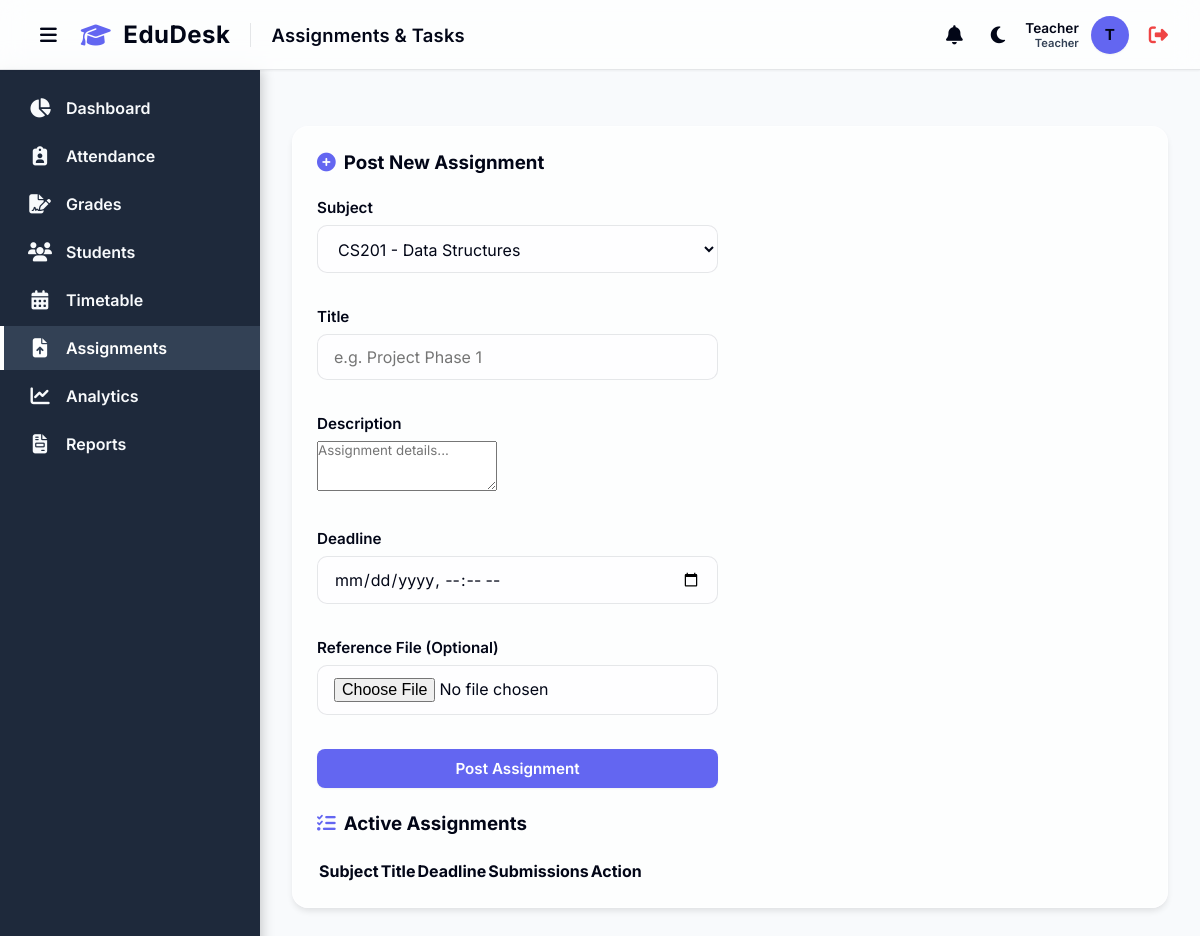
The page /assignments (signed in) on the database its author committed.
### models.py (models this page shows)
class User(UserMixin, db.Model):
    id = db.Column(db.Integer, primary_key=True)
    name = db.Column(db.String(100), nullable=False)
    email = db.Column(db.String(120), unique=True, nullable=False)
    password_hash = db.Column(db.String(256), nullable=False)
    role = db.Column(db.String(20), nullable=False, default='Teacher') # 'Admin', 'Teacher', 'Student', 'Parent'
    subject_id = db.Column(db.Integer, db.ForeignKey('subject.id'), nullable=True)
    subject = db.relationship('Subject', foreign_keys=[subject_id], backref='users_as_teachers')
    notifications = db.relationship('Notification', backref='user', lazy=True)

### app.py (the view, shortened to what this page needs)
@app.route('/assignments', methods=['GET', 'POST'])
@login_required
def assignments():
    if current_user.role == 'Student':
        student = current_user.student_profile[0] if current_user.student_profile else None
        all_assignments = Assignment.query.order_by(Assignment.deadline.asc()).all()
        return render_template('assignments.html', assignments=all_assignments)
    if current_user.role == 'Admin':
        subjects = Subject.query.all()
        all_assignments = Assignment.query.order_by(Assignment.deadline.asc()).all()
    else:
        subjects = Subject.query.filter_by(teacher_id=current_user.id).all()
        all_assignments = Assignment.query.filter_by(teacher_id=current_user.id).order_by(Assignment.deadline.asc()).all()
    return render_template('assignments.html', subjects=subjects, assignments=all_assignments)

### app.py (called while the page is built)
@login_manager.user_loader
def load_user(user_id):
    return User.query.get(int(user_id))

### templates/assignments.html (shortened to what this page needs)
{% extends 'base.html' %}
{% block page_title %}Assignments & Tasks{% endblock %}
{% block content %}
<div class="dashboard-grid">
    {% if current_user.role in ['Admin', 'Teacher'] %}
    <div class="glass-card" style="grid-column: span 1;">
        <h3 style="margin-bottom: 24px;"><i class="fa-solid fa-plus-circle" style="color: var(--primary-color); margin-right: 8px;"></i>Post New Assignment</h3>
        <form action="{{ url_for('assignments') }}" method="POST" enctype="multipart/form-data" class="form-grid" style="display: flex; flex-direction: column; gap: 16px;">
            <div class="form-group">
                <label>Subject</label>
                <select name="subject_id" class="form-control" required>
                    {% for sub in subjects %}
                    <option value="{{ sub.id }}">{{ sub.code }} - {{ sub.name }}</option>
                    {% endfor %}
                </select>
            </div>
            <div class="form-group">
                <label>Title</label>
                <input type="text" name="title" class="form-control" placeholder="e.g. Project Phase 1" required>
            </div>
            <div class="form-group">
                <label>Description</label>
                <textarea name="description" class="form-control" placeholder="Assignment details..." rows="3"></textarea>
            </div>
            <div class="form-group">
                <label>Deadline</label>
                <input type="datetime-local" name="deadline" class="form-control" required>
            </div>
            <div class="form-group">
                <label>Reference File (Optional)</label>
                <input type="file" name="file" class="form-control">
            </div>
            <button type="submit" class="btn btn-primary" style="width: 100%;">Post Assignment</button>
        </form>
    </div>
    <div class="glass-card" style="grid-column: span 2;">
        <h3 style="margin-bottom: 24px;"><i class="fa-solid fa-list-check" style="color: var(--primary-color); margin-right: 8px;"></i>Active Assignments</h3>
        <div class="table-container">
            <table class="data-table">
                <thead>
                    <tr>
                        <th>Subject</th>
                        <th>Title</th>
                        <th>Deadline</th>
                        <th>Submissions</th>
                        <th>Action</th>
                    </tr>
                </thead>
            </table>
        </div>
    </div>
    {% endif %}
</div>
{% endblock %}

### templates/base.html (shortened to what this page needs)
<!DOCTYPE html>
<html lang="en">
<head>
    <link rel="stylesheet" href="https://cdnjs.cloudflare.com/ajax/libs/font-awesome/6.4.0/css/all.min.css">
    <link rel="stylesheet" href="{{ url_for('static', filename='css/style.css') }}">
</head>
<body>
    <header class="topbar">
        <div style="display: flex; align-items: center; gap: 16px;">
            <button id="sidebarToggle" class="btn btn-theme-toggle" aria-label="Toggle Sidebar"
                style="background: transparent; border: none; color: var(--text-main); font-size: 1.2rem; cursor: pointer; display: flex; align-items: center; padding: 4px 8px;">
                <i class="fa-solid fa-bars"></i>
            </button>
            <div class="brand-header"
                style="display: flex; align-items: center; gap: 12px; font-size: 1.5rem; font-weight: 700; color: var(--text-main); letter-spacing: 0.5px;">
                <i class="fa-solid fa-graduation-cap" style="color: var(--primary-color);"></i>
                <span>EduDesk</span>
            </div>
            <h1 class="page-title" style="margin: 0;">{% block page_title %}Dashboard{% endblock %}</h1>
        </div>
        <div class="user-profile" style="display: flex; align-items: center; gap: 12px;">
            <div class="notification-wrapper" style="position: relative;">
                <button id="notifBell" class="btn btn-theme-toggle" aria-label="Notifications"
                    style="background: transparent; border: none; color: var(--text-main); font-size: 1.2rem; cursor: pointer; display: flex; align-items: center; padding: 4px 8px;">
                    <i class="fa-solid fa-bell"></i>
                </button>
            </div>
            <button id="themeToggle" class="btn btn-theme-toggle" aria-label="Toggle Theme"
                style="background: transparent; border: none; color: var(--text-main); font-size: 1.2rem; cursor: pointer; display: flex; align-items: center; padding: 4px 8px;">
                <i class="fa-solid fa-moon"></i>
            </button>
            <div style="text-align: right;">
                <div style="font-size: 0.85rem; font-weight: 600;">{{ current_user.name }}</div>
                <div style="font-size: 0.7rem; color: var(--text-muted);">{{ current_user.role }}</div>
            </div>
            <div class="avatar">{{ current_user.name[0] | upper if current_user.name else 'U' }}</div>
            <a href="{{ url_for('logout') }}" title="Logout"
                style="color: #ef4444; font-size: 1.2rem; margin-left: 8px;"><i
                    class="fa-solid fa-right-from-bracket"></i></a>
        </div>
    </header>
    <div class="layout-wrapper" style="display: flex; flex: 1;">
        <aside class="sidebar">
            <ul class="nav-links" style="padding-top: 16px;">
                <li class="nav-item">
                    <a href="{{ url_for('dashboard') }}"
                        class="nav-link {% if request.endpoint == 'dashboard' or request.endpoint == 'student_dashboard' or request.endpoint == 'parent_dashboard' %}active{% endif %}">
                        <i class="fa-solid fa-chart-pie"></i>
                        <span>Dashboard</span>
                    </a>
                </li>
                {% if current_user.role in ['Admin', 'Teacher'] %}
                <li class="nav-item">
                    <a href="{{ url_for('attendance') }}"
                        class="nav-link {% if request.endpoint == 'attendance' %}active{% endif %}">
                        <i class="fa-solid fa-clipboard-user"></i>
                        <span>Attendance</span>
                    </a>
                </li>
                <li class="nav-item">
                    <a href="{{ url_for('grades') }}"
                        class="nav-link {% if request.endpoint == 'grades' %}active{% endif %}">
                        <i class="fa-solid fa-file-signature"></i>
                        <span>Grades</span>
                    </a>
                </li>
                <li class="nav-item">
                    <a href="{{ url_for('students') }}"
                        class="nav-link {% if request.endpoint == 'students' %}active{% endif %}">
                        <i class="fa-solid fa-users"></i>
                        <span>Students</span>
                    </a>
                </li>
                {% endif %}
                <li class="nav-item">
                    <a href="{{ url_for('timetable') }}"
                        class="nav-link {% if request.endpoint == 'timetable' %}active{% endif %}">
                        <i class="fa-solid fa-calendar-days"></i>
                        <span>Timetable</span>
                    </a>
                </li>
                <li class="nav-item">
                    <a href="{{ url_for('assignments') }}"
                        class="nav-link {% if request.endpoint == 'assignments' %}active{% endif %}">
                        <i class="fa-solid fa-file-arrow-up"></i>
                        <span>Assignments</span>
                    </a>
                </li>
                {% if current_user.role in ['Admin', 'Teacher'] %}
                <li class="nav-item">
                    <a href="{{ url_for('analytics') }}"
                        class="nav-link {% if request.endpoint == 'analytics' %}active{% endif %}">
                        <i class="fa-solid fa-chart-line"></i>
                        <span>Analytics</span>
                    </a>
                </li>
                {% endif %}
                <li class="nav-item">
                    <a href="{{ url_for('reports') }}"
                        class="nav-link {% if request.endpoint == 'reports' %}active{% endif %}">
                        <i class="fa-solid fa-file-invoice"></i>
                        <span>Reports</span>
                    </a>
                </li>
            </ul>
        </aside>
        <main class="main-content">
            <div class="content-wrapper">
                {% block content %}
                {% endblock %}
            </div>
        </main>
    </div>
</body>
</html>

### static/css/style.css (style rules this page uses)
:root { --primary-color: #6366f1; --primary-hover: #4f46e5; --secondary-color: #64748b; --bg-color: #f8fafc; --sidebar-bg: #1e293b; --sidebar-text: #f8fafc; --sidebar-hover: #334155; --sidebar-active-text: #ffffff; --card-bg: rgba(255, 255, 255, 0.7); --card-border: rgba(255, 255, 255, 0.5); --text-main: #020617; --text-muted: #334155; --border-color: rgba(15, 23, 42, 0.1); --shadow-sm: 0 1px 2px rgba(0, 0, 0, 0.05); --shadow-md: 0 4px 6px -1px rgba(0, 0, 0, 0.1); --shadow-lg: 0 10px 15px -3px rgba(0, 0, 0, 0.1); --shadow-float: 0 20px 25px -5px rgba(0, 0, 0, 0.15); --transition: all 0.3s cubic-bezier(0.25, 0.8, 0.25, 1); }
.content-wrapper { animation: pageFadeIn 0.5s ease-out forwards; }
* { margin: 0; padding: 0; box-sizing: border-box; font-family: 'Inter', 'Segoe UI', system-ui, -apple-system, sans-serif; -webkit-font-smoothing: antialiased; -moz-osx-font-smoothing: grayscale; }
body { background-color: var(--bg-color); color: var(--text-main); display: flex; flex-direction: column; min-height: 100vh; }
.sidebar { width: 260px; background-color: var(--sidebar-bg); color: var(--sidebar-text); display: flex; flex-direction: column; box-shadow: 2px 0 12px rgba(0, 0, 0, 0.2); z-index: 10; }
.nav-links { list-style: none; padding: 24px 0; flex: 1; }
.nav-item { margin-bottom: 4px; }
.nav-link { display: flex; align-items: center; padding: 12px 24px; color: var(--sidebar-text); text-decoration: none; font-weight: 600; transition: var(--transition); gap: 14px; border-left: 4px solid transparent; }
.nav-link.active { background-color: var(--sidebar-hover); border-left-color: var(--sidebar-active-text); color: var(--sidebar-active-text); }
.nav-link i { font-size: 1.2rem; width: 24px; text-align: center; }
.main-content { flex: 1; display: flex; flex-direction: column; overflow-y: auto; }
.topbar { height: 70px; background-color: var(--card-bg); backdrop-filter: blur(12px); -webkit-backdrop-filter: blur(12px); display: flex; align-items: center; justify-content: space-between; padding: 0 32px; box-shadow: var(--shadow-sm); border-bottom: 1px solid var(--border-color); z-index: 50; position: sticky; top: 0; }
.page-title { font-size: 1.15rem; font-weight: 600; color: var(--text-main); letter-spacing: 0.2px; }
.user-profile { display: flex; align-items: center; gap: 12px; font-size: 0.95rem; font-weight: 600; color: var(--text-main); }
.avatar { width: 38px; height: 38px; border-radius: 50%; background-color: var(--primary-color); color: dark; display: flex; align-items: center; justify-content: center; font-weight: bold; box-shadow: var(--shadow-sm); }
.content-wrapper { padding: 32px; }
div.form-group { margin-bottom: 18px; }
div.form-group label { display: block; margin-bottom: 8px; font-weight: 600; color: var(--text-main); font-size: 0.95rem; }
input.form-control, select.form-control { width: 100%; padding: 12px 16px; border: 1px solid var(--border-color); border-radius: 10px; font-size: 1rem; transition: var(--transition); background-color: rgba(255, 255, 255, 0.4); color: var(--text-main); }
.btn { display: inline-flex; align-items: center; justify-content: center; padding: 10px 22px; border-radius: 8px; font-weight: 600; cursor: pointer; border: none; transition: var(--transition); text-decoration: none; font-size: 0.95rem; gap: 8px; }
.btn-primary { background-color: var(--primary-color); color: #ffffff; box-shadow: var(--shadow-sm); }
.dashboard-grid { display: grid; grid-template-columns: repeat(auto-fit, minmax(260px, 1fr)); gap: 24px; margin-bottom: 32px; background-color: var(--card-bg); backdrop-filter: blur(12px); -webkit-backdrop-filter: blur(12px); padding: 24px; border-radius: 16px; box-shadow: var(--shadow-md); border: 1px solid var(--card-border); }

### rows shown on the page
User: name "Teacher", role "Teacher", name "T"

### other values the page prints
form field subject_id "CS201 - Data Structures"
